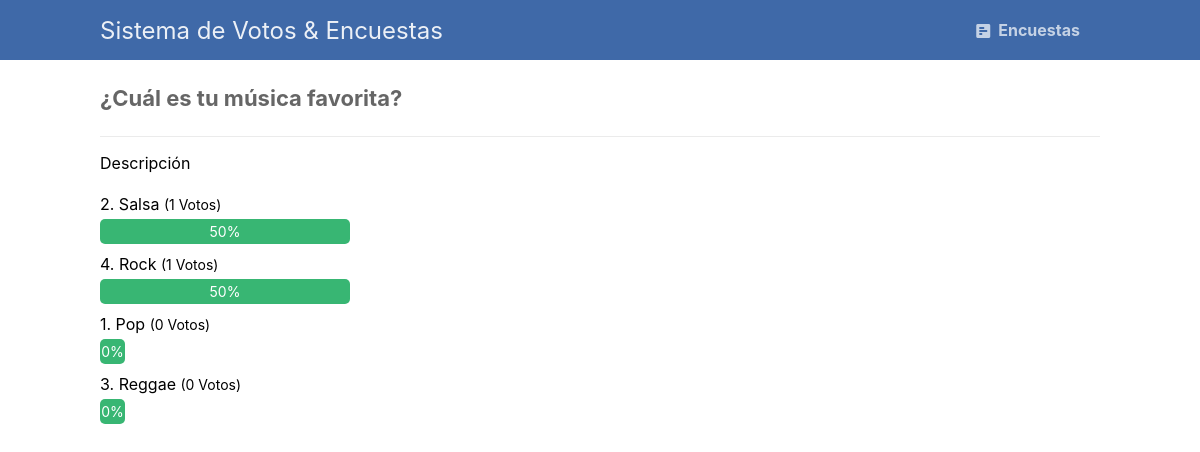
/result.php?id=2, run on the app's committed database.
### tables this page shows
CREATE TABLE `polls` (
  `id` int(11) NOT NULL,
  `title` text NOT NULL,
  `desc` text NOT NULL
);

CREATE TABLE `poll_answers` (
  `id` int(11) NOT NULL,
  `poll_id` int(11) NOT NULL,
  `title` text NOT NULL,
  `votes` int(11) NOT NULL DEFAULT 0
);

### result.php (the view)
<?php
include 'functions.php';
$pdo = pdo_connect_mysql();
if (isset($_GET['id'])) {
    $stmt = $pdo->prepare('SELECT * FROM polls WHERE id = ?');
    $stmt->execute([$_GET['id']]);
    $poll = $stmt->fetch(PDO::FETCH_ASSOC);
    if ($poll) {
        $stmt = $pdo->prepare('SELECT * FROM poll_answers WHERE poll_id = ? ORDER BY votes DESC');
        $stmt->execute([$_GET['id']]);
        $poll_answers = $stmt->fetchAll(PDO::FETCH_ASSOC);
        $total_votes = 0;
        foreach ($poll_answers as $poll_answer) {
            $total_votes += $poll_answer['votes'];
        }
    } else {
        die ('Poll with that ID does not exist.');
    }
} else {
    die ('No poll ID specified.');
}
?>
<?=template_header('Poll Results')?>
<div class="content poll-result">
	<h2><?=$poll['title']?></h2>
	<p><?=$poll['desc']?></p>
    <div class="wrapper">
        <?php foreach ($poll_answers as $poll_answer): ?>
        <div class="poll-question">
            <p><?=$poll_answer['title']?> <span>(<?=$poll_answer['votes']?> Votos)</span></p>
            <div class="result-bar" style= "width:<?=@round(($poll_answer['votes']/$total_votes)*100)?>%">
                <?=@round(($poll_answer['votes']/$total_votes)*100)?>%
            </div>
        </div>
        <?php endforeach; ?>
    </div>
</div>
<?=template_footer()?>

### style.css (style rules this page uses)
* { box-sizing: border-box; font-family: -apple-system, BlinkMacSystemFont, "segoe ui", roboto, oxygen, ubuntu, cantarell, "fira sans", "droid sans", "helvetica neue", Arial, sans-serif; font-size: 16px; -webkit-font-smoothing: antialiased; -moz-osx-font-smoothing: grayscale; }
body { background-color: #FFFFFF; margin: 0; }
.content { width: 1000px; margin: 0 auto; }
.content h2 { margin: 0; padding: 25px 0; font-size: 22px; border-bottom: 1px solid #ebebeb; color: #666666; }
.poll-result .wrapper { display: flex; flex-flow: column; }
.poll-result .wrapper .poll-question { width: 50%; padding-bottom: 5px; }
.poll-result .wrapper .poll-question p { margin: 0; padding: 5px 0; }
.poll-result .wrapper .poll-question p span { font-size: 14px; }
.poll-result .wrapper .poll-question .result-bar { display: flex; height: 25px; min-width: 5%; background-color: #38b673; border-radius: 5px; font-size: 14px; color: #FFFFFF; justify-content: center; align-items: center; }

### data on the page
polls: title "¿Cuál es tu música favorita?", desc "Descripción"
poll_answers: title "2. Salsa", votes "1", @round(($poll_answer['votes']/$total_votes)*100) "50"
poll_answers: title "4. Rock", votes "1", @round(($poll_answer['votes']/$total_votes)*100) "50"
poll_answers: title "1. Pop", votes "0", @round(($poll_answer['votes']/$total_votes)*100) "0"
poll_answers: title "3. Reggae", votes "0", @round(($poll_answer['votes']/$total_votes)*100) "0"
